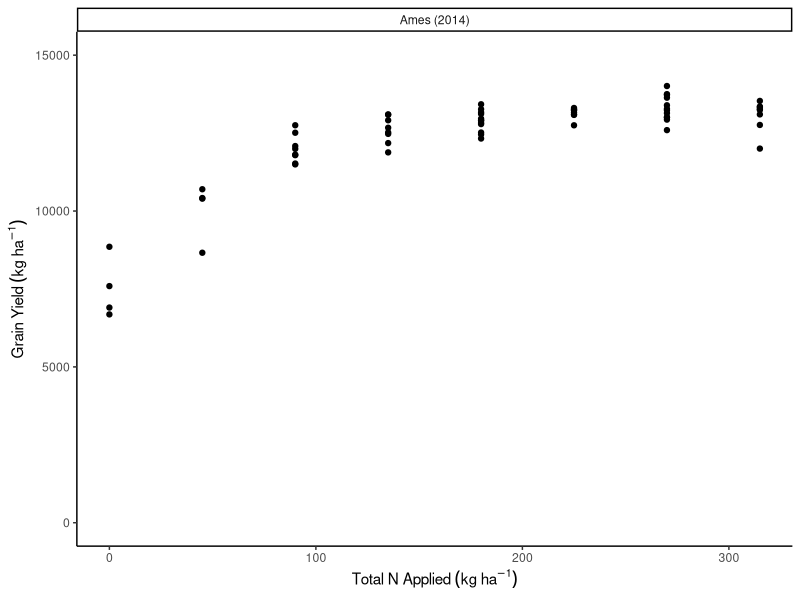
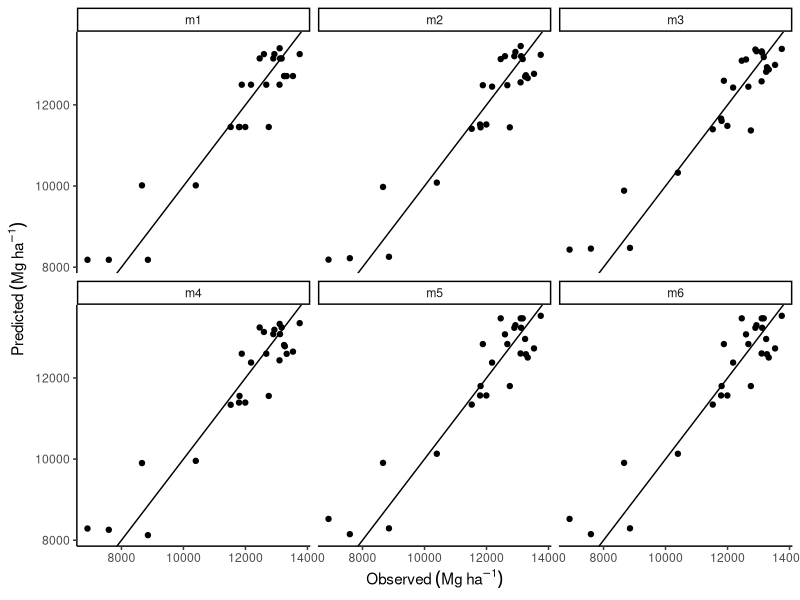
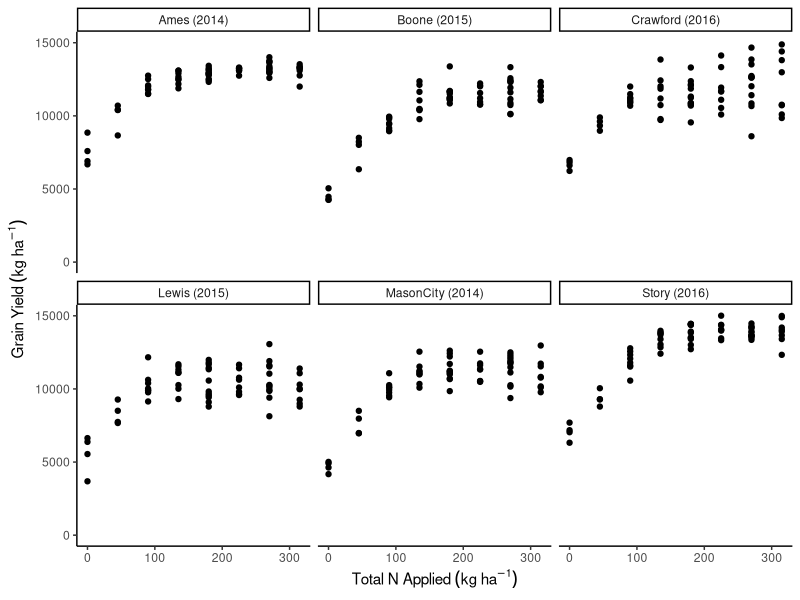

These charts were generated, in order, by the following R code:
## ---- chunk 1
knitr::opts_chunk$set(echo = TRUE)
## ---- chunk 2
library(tidyverse)
## ---- chunk 3
# find data at https://doi.org/10.1002/agj2.20812
dd_yield <- readxl::read_xlsx("../data/8.Yield_Plant_Measurements.xlsx", sheet = 2) %>%
  filter(Year == 2014, 
         State == "IA",
         Site == "Ames") %>% 
  mutate(across(VT_TissN:R4N, ~ as.numeric(.)))
dd_soil <- readxl::read_xlsx("../data/1.Site_Characterization.xlsx", sheet = 2) %>% 
  filter(Year == 2014, 
         State == "IA", 
         Site == "Ames",
         Horizon == "Ap") %>% 
  mutate(Block = as.numeric(Block), 
         across(Clay:WC, ~as.numeric(.)))
dd_N <- readxl::read_xlsx("../data/4.SoilN.xlsx", sheet = 2) %>% 
  filter(Year == 2014, 
         State == "IA", 
         Site == "Ames",
         Plot_ID %in% dd_yield$Plot_ID, 
         Sam_Time == "Post") %>% 
  mutate(across(c(Plot_ID, N_Trt, Plant_N, Side_N, Plant_N_SI, Side_N_SI), ~as.numeric(.)))

dd_complete <- dd_yield %>% 
  left_join(dd_soil) %>% 
  left_join(dd_N)

dd_complete <- dd_complete %>% 
  rownames_to_column("id") %>% 
  mutate(gyield_14 = GYdry/.94, 
         N_total = Plant_N_SI + Side_N_SI, 
         sy = paste0(Site," (", Year, ")"), 
         sy_f = as.numeric(factor(sy)), 
         id = as.numeric(id)) 
## ---- chunk 4
dd_complete %>% 
  ggplot(aes(N_total, gyield_14))+
  geom_point()+
  facet_wrap(~sy)+
  coord_cartesian(ylim = c(0, 15000))+
  theme_classic()+
  labs(x = expression(Total~N~Applied~(kg~ha^{-1})),
       y = expression(Grain~Yield~(kg~ha^{-1})))
## ---- chunk 5
id <- unique(dd_complete$id)
n <- length(id)
set.seed(54)
subset_fit <- sample(id, size = n*.6, replace = FALSE)

dd_complete_fit <- dd_complete %>% 
  filter(id %in% subset_fit)
nrow(dd_complete_fit)
dd_complete_test <- dd_complete %>% 
  filter(!id %in% subset_fit)
nrow(dd_complete_test)
## ---- chunk 6
m1 <- lm(gyield_14 ~ N_total + I(N_total^2), data = dd_complete_fit)
m2 <- lm(gyield_14 ~ N_total + I(N_total^2) + Block , data = dd_complete_fit)
m3 <- lm(gyield_14 ~ N_total + I(N_total^2) + Block + PMPM, data = dd_complete_fit)
m4 <- lm(gyield_14 ~ N_total + I(N_total^2) + Block + Sand, data = dd_complete_fit)   
m5 <- lm(gyield_14 ~ N_total + I(N_total^2) + Block + Sand + Clay, data = dd_complete_fit)
m6 <- lm(gyield_14 ~ N_total + I(N_total^2) + Block + Sand + Clay + Silt, data = dd_complete_fit)
## ---- chunk 7
## oos predictions
dd_complete_test$pred_m1 <- predict(m1, newdata = dd_complete_test)
dd_complete_test$pred_m2 <- predict(m2, newdata = dd_complete_test)
dd_complete_test$pred_m3 <- predict(m3, newdata = dd_complete_test)
dd_complete_test$pred_m4 <- predict(m4, newdata = dd_complete_test)
dd_complete_test$pred_m5 <- predict(m5, newdata = dd_complete_test)
dd_complete_test$pred_m6 <- predict(m6, newdata = dd_complete_test)

#is predictions
dd_complete_fit$fitted_m1 <- predict(m1)
dd_complete_fit$fitted_m2 <- predict(m2)
dd_complete_fit$fitted_m3 <- predict(m3)
dd_complete_fit$fitted_m4 <- predict(m4)
dd_complete_fit$fitted_m5 <- predict(m5)
dd_complete_fit$fitted_m6 <- predict(m6)

dd_complete_test %>% 
  summarise(oos_rsme_m1 = sqrt(mean((gyield_14 - pred_m1)^2)),
            oos_rsme_m2 = sqrt(mean((gyield_14 - pred_m2)^2)), 
            oos_rsme_m3 = sqrt(mean((gyield_14 - pred_m3)^2)), 
            oos_rsme_m4 = sqrt(mean((gyield_14 - pred_m4)^2)), 
            oos_rsme_m5 = sqrt(mean((gyield_14 - pred_m5)^2)), 
            oos_rsme_m6 = sqrt(mean((gyield_14 - pred_m6)^2))) %>% 
  bind_cols(
    dd_complete_fit %>% summarise(
            is_rmse_m1 = sqrt(mean((gyield_14 - fitted_m1)^2)),
            is_rmse_m2 = sqrt(mean((gyield_14 - fitted_m2)^2)), 
            is_rmse_m3 = sqrt(mean((gyield_14 - fitted_m3)^2)), 
            is_rmse_m4 = sqrt(mean((gyield_14 - fitted_m4)^2)), 
            is_rmse_m5 = sqrt(mean((gyield_14 - fitted_m5)^2)), 
            is_rmse_m6 = sqrt(mean((gyield_14 - fitted_m6)^2)) ) 
      ) %>% 
  pivot_longer(cols = everything()) %>% 
  separate(name, c("data", NA, "model")) %>% 
  pivot_wider(names_from = data, values_from = value)
## ---- chunk 8
dd_complete_test %>% 
  pivot_longer(cols = pred_m1:pred_m6) %>% 
  mutate(name = str_replace(name, "pred_", "")) %>% 
  ggplot(aes(gyield_14, value))+
  geom_point()+
  labs(x = expression(Observed~(Mg~ha^{-1})), 
       y = expression(Predicted~(Mg~ha^{-1})))+
  facet_wrap(~name)+
  geom_abline(slope = 1)+
  theme_classic()
## ---- chunk 9
library(caret)

caret::train(gyield_14 ~ N_total + I(N_total^2), data = dd_complete, method = "lm",
             trControl = trainControl(method = "cv", number = 10))

caret::train(gyield_14 ~ N_total + I(N_total^2), data = dd_complete, method = "lm",
             trControl = trainControl(method = "LOOCV"))
## ---- chunk 10
kcv_m1 <- caret::train(gyield_14 ~ N_total + I(N_total^2), data = dd_complete, method = "lm",
                       trControl = trainControl(method = "cv", number = 10))
loocv_m1 <- caret::train(gyield_14 ~ N_total + I(N_total^2), data = dd_complete, method = "lm",
                         trControl = trainControl(method = "LOOCV"))

kcv_m4 <- caret::train(gyield_14 ~ N_total + I(N_total^2) + Block + Sand, data = dd_complete, method = "lm",
                       trControl = trainControl(method = "cv", number = 10))
loocv_m4 <- caret::train(gyield_14 ~ N_total + I(N_total^2) + Block + Sand, data = dd_complete, method = "lm",
                         trControl = trainControl(method = "LOOCV"))

kcv_m5 <- caret::train(gyield_14 ~ N_total + I(N_total^2) + Block + Sand + Clay, data = dd_complete, method = "lm",
                       trControl = trainControl(method = "cv", number = 10))
loocv_m5 <- caret::train(gyield_14 ~ N_total + I(N_total^2) + Block + Sand + Clay, data = dd_complete, method = "lm",
                         trControl = trainControl(method = "LOOCV"))

kcv_m6 <- caret::train(gyield_14 ~ N_total + I(N_total^2) + Block + Sand + Clay + Silt,
                       data = dd_complete, method = "lm",
                       trControl = trainControl(method = "cv", number = 10))
loocv_m6 <- caret::train(gyield_14 ~ N_total + I(N_total^2) + Block + Clay + Sand + Silt,
                         data = dd_complete, method = "lm",
                         trControl = trainControl(method = "LOOCV"))
## ---- chunk 11
metrics <- data.frame(model = c("N_total + I(N_total^2)",
                                "N_total + I(N_total^2) + Block",
                                "N_total + I(N_total^2) + Block + PMPM", 
                                "N_total + I(N_total^2) + Block + Sand", 
                                "N_total + I(N_total^2) + Block + Sand + Clay", 
                                "N_total + I(N_total^2) + Block + Sand + Clay + Silt"),
                      R2 = c(summary(m1)$r.squared, summary(m2)$r.squared, 
                             summary(m3)$r.squared, summary(m4)$r.squared, summary(m5)$r.squared, summary(m6)$r.squared),
                      R2_adj = c(summary(m1)$adj.r.squared, summary(m2)$adj.r.squared,
                                 summary(m3)$adj.r.squared, summary(m4)$adj.r.squared, summary(m5)$adj.r.squared,
                                 summary(m6)$adj.r.squared),
                      AIC = AIC(m1, m2, m3, m4, m5, m6)$AIC,
                      BIC = BIC(m1, m2, m3, m4, m5, m6)$BIC, 
                      `RMSE.kCV` = c(kcv_m1$results$RMSE, NA, NA,
                                       kcv_m4$results$RMSE, kcv_m5$results$RMSE, kcv_m6$results$RMSE), 
                      `RMSESD.kCV` = c(kcv_m1$results$RMSESD, NA, NA,
                                       kcv_m4$results$RMSESD, kcv_m5$results$RMSESD, kcv_m6$results$RMSESD), 
                      `R2.kCV` = c(kcv_m1$results$Rsquared, NA, NA,
                                       kcv_m4$results$Rsquared, kcv_m5$results$Rsquared, kcv_m6$results$Rsquared), 
                      `R2SD.kCV` = c(kcv_m1$results$RsquaredSD, NA, NA,
                                          kcv_m4$results$RsquaredSD, kcv_m5$results$RsquaredSD, kcv_m6$results$RsquaredSD),
                      `RMSE.looCV` = c(loocv_m1$results$RMSE, NA, NA,
                                       loocv_m4$results$RMSE, loocv_m5$results$RMSE, loocv_m6$results$RMSE), 
                      `R2.looCV` = c(loocv_m1$results$Rsquared, NA, NA,
                                          loocv_m4$results$Rsquared, loocv_m5$results$Rsquared,
                                     loocv_m6$results$Rsquared)) %>%
  mutate(across(R2:`R2.looCV`, ~round(., 2)))

knitr::kable(metrics, format = "html")
## ---- chunk 12
dd_yield <- readxl::read_xlsx("../data/8.Yield_Plant_Measurements.xlsx", sheet = 2) %>%
  filter(State == "IA",) %>% 
  mutate(across(VT_TissN:R4N, ~ as.numeric(.)))
dd_soil <- readxl::read_xlsx("../data/1.Site_Characterization.xlsx", sheet = 2) %>% 
  filter(State == "IA", 
         Horizon == "Ap") %>% 
  mutate(Block = as.numeric(Block), 
         across(Clay:WC, ~as.numeric(.)))
dd_N <- readxl::read_xlsx("../data/4.SoilN.xlsx", sheet = 2) %>% 
  filter(State == "IA", 
         Plot_ID %in% dd_yield$Plot_ID, 
         Sam_Time == "Post") %>% 
  mutate(across(c(Plot_ID, N_Trt, Plant_N, Side_N, Plant_N_SI, Side_N_SI), ~as.numeric(.)))

dd_complete <- dd_yield %>% 
  left_join(dd_soil) %>% 
  left_join(dd_N)

dd_complete <- dd_complete %>% 
  rownames_to_column("id") %>% 
  mutate(gyield_14 = GYdry/.94, 
         N_total = Plant_N_SI + Side_N_SI, 
         sy = paste0(Site," (", Year, ")"), 
         sy_f = as.numeric(factor(sy)), 
         id = as.numeric(id)) 
dd_complete %>% 
  ggplot(aes(N_total, gyield_14))+
  geom_point()+
  facet_wrap(~sy)+
  coord_cartesian(ylim = c(0, 15000))+
  theme_classic()+
  labs(x = expression(Total~N~Applied~(kg~ha^{-1})),
       y = expression(Grain~Yield~(kg~ha^{-1})))
